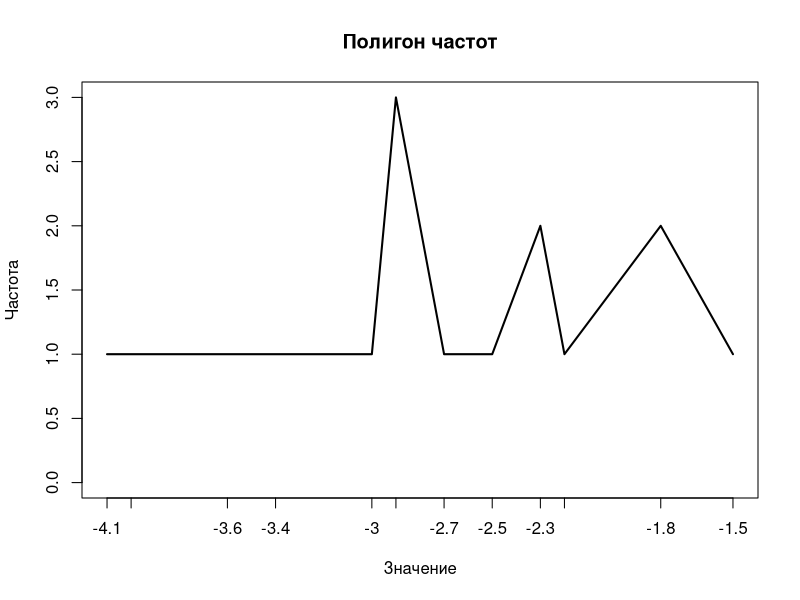
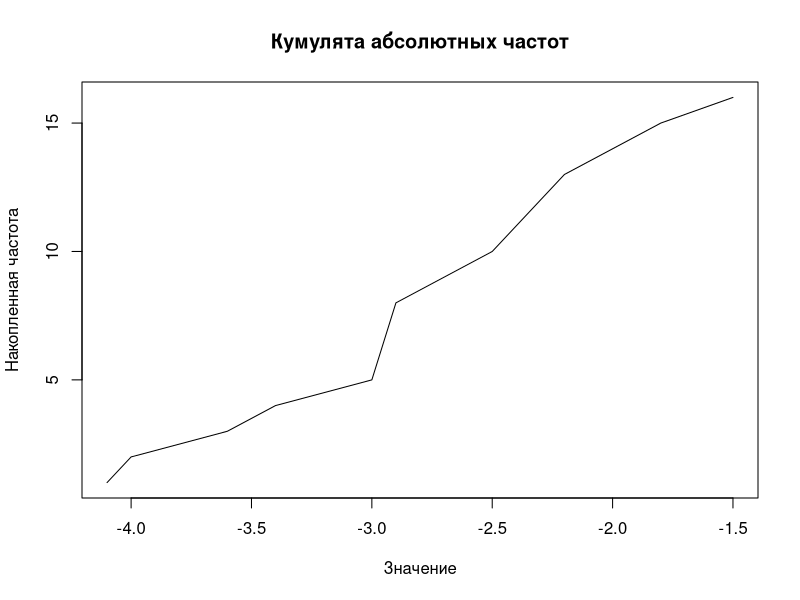
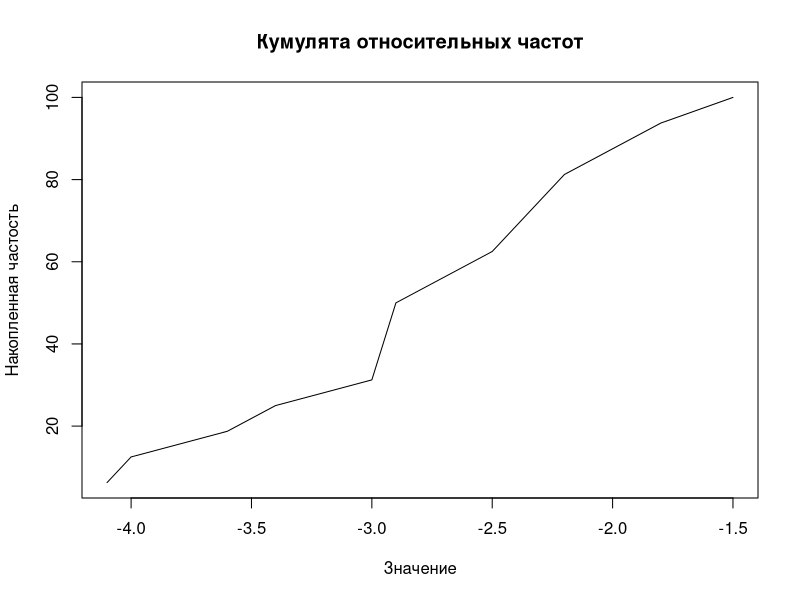

Write the R code that produced these figures, in order.
# Read the data from the file.
current_data <- read.table(file="input_files/input_lab1.txt")
current_data

# Convert the data to the vector and then to the table.
data_vector <- current_data[,1]
data_table <- table(data_vector)
data_table

# Create data frame.
data_frame <- as.data.frame(data_table)

# Add third, fourth and fifth columns.
data_frame[,3] <- 100 * data_table / sum(data_frame[,2])
data_frame[,4] <- cumsum(data_frame[,2])
data_frame[,5] <- cumsum(data_frame[,3])

# Define columns names.
colnames(data_frame)<-c("Значение", "Частота", "Частость",
                        "Накопленная частота", "Накопленная частость")
data_frame

plot(data_table, type="l", main="Полигон частот",
     xlab="Значение", ylab="Частота")

# Sort the data vector and remove duplicates from it.
data_vector <- sort(data_vector)
data_vector <- unique(data_vector)

plot(data_vector, as.numeric(data_frame[,4]), type="l", xlab="Значение", 
     ylab="Накопленная частота", main= "Кумулята абсолютных частот")
plot(data_vector, as.numeric(data_frame[,5]), type="l", xlab="Значение", 
     ylab="Накопленная частость", main= "Кумулята относительных частот")

